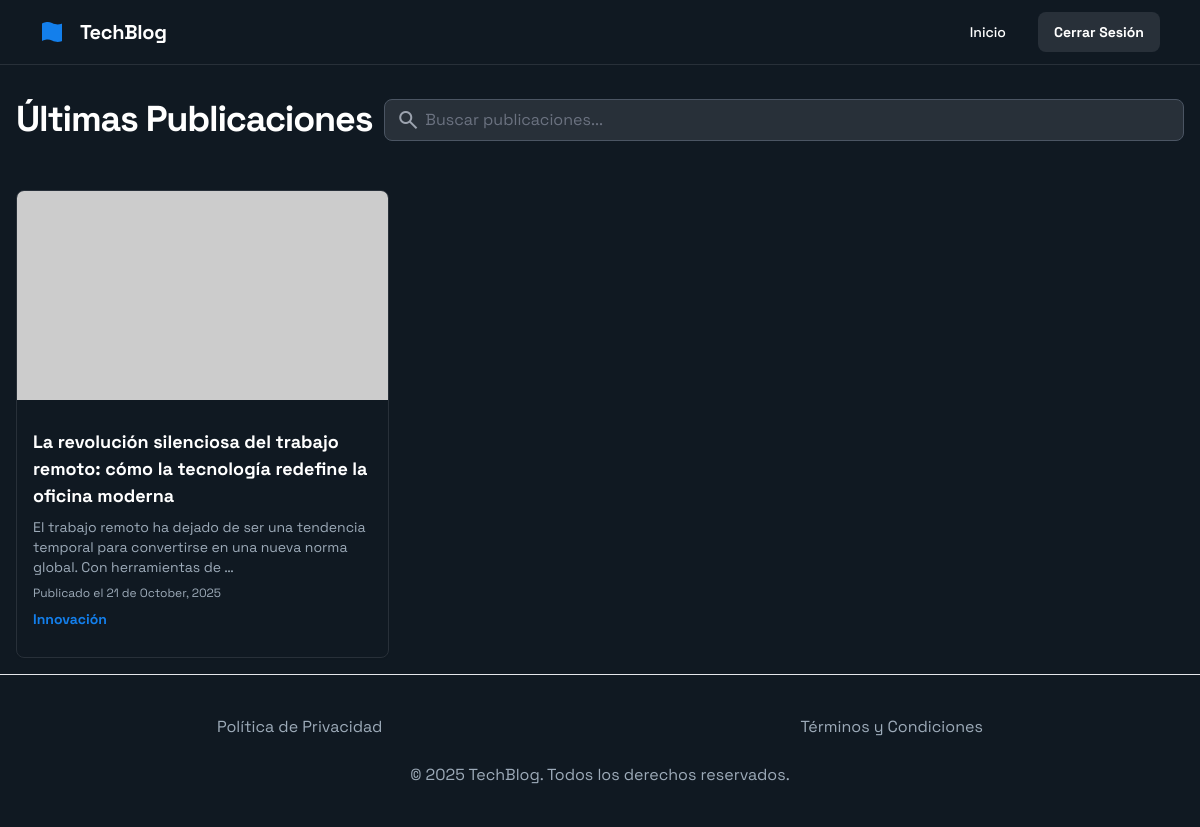
The page /inicio/ on the database its author committed.
### blog/models.py (models this page shows, shortened)
class Post(models.Model):
    titulo = models.CharField(max_length=200)
    contenido = models.TextField()
    fecha_creacion = models.DateTimeField(auto_now_add=True)
    categoria = models.ForeignKey(Categoria, on_delete=models.SET_NULL, null=True, blank=True)

class Categoria(models.Model):
    nombre = models.CharField(max_length=100, unique=True)
    descripcion = models.TextField(blank=True, null=True)
    def __str__(self):
        return self.nombre

### blog/views.py (the view)
# urls.py: path('inicio/', index, name='index'),           # El index ahora está en /inicio/
def index(request):
    consulta = request.GET.get('consulta', '')
    if consulta:
        posts = Post.objects.filter(titulo__icontains=consulta) | Post.objects.filter(categoria__nombre__icontains=consulta)
    else:
        posts = Post.objects.all().order_by('-fecha_creacion')
    return render(request, 'blog/index.html', {'posts': posts, 'consulta': consulta})

### blog/templates/blog/index.html (shortened to what this page needs)
{% extends 'blog/contenido.html' %}
{% block content %}
<header class="flex items-center justify-between whitespace-nowrap border-b border-solid border-gray-200 dark:border-b-[#283039] px-4 sm:px-10 py-3">
    <div class="flex items-center gap-4 text-black dark:text-white">
        <div class="size-6 text-primary">
            <svg fill="none" viewBox="0 0 48 48" xmlns="http://www.w3.org/2000/svg">
                <path d="M4 42.4379C4 42.4379 14.0962 36.0744 24 41.1692C35.0664 46.8624 44 42.2078 44 42.2078L44 7.01134C44 7.01134 35.068 11.6577 24.0031 5.96913C14.0971 0.876274 4 7.27094 4 7.27094L4 42.4379Z" fill="currentColor"></path>
            </svg>
        </div>
        <h2 class="text-xl font-bold leading-tight tracking-[-0.015em]">TechBlog</h2>
    </div>
    <div class="hidden md:flex flex-1 justify-end gap-8">
        <div class="flex items-center gap-9">
            <a class="text-gray-800 dark:text-white text-sm font-medium leading-normal" href="{% url 'index' %}">Inicio</a>
        </div>
        <div class="flex gap-2">
            <a href="{% url 'login_usuario' %}" class="flex min-w-[84px] cursor-pointer items-center justify-center overflow-hidden rounded-lg h-10 px-4 bg-gray-200 dark:bg-[#283039] text-gray-800 dark:text-white text-sm font-bold">Cerrar Sesión</a>
        </div>
    </div>
</header>
<main class="flex-1">
    <div class="flex flex-wrap justify-between items-center gap-3 p-4 py-8">
        <p class="text-gray-900 dark:text-white text-4xl font-black leading-tight tracking-[-0.033em] min-w-72">Últimas Publicaciones</p>
        <form method="get" class="relative min-w-72 flex-grow">
            <input
                type="text"
                name="consulta"
                class="w-full pl-10 pr-4 py-2 rounded-lg border border-gray-300 dark:border-gray-600 bg-white dark:bg-[#283039] text-gray-900 dark:text-white focus:outline-none focus:ring-2 focus:ring-primary"
                placeholder="Buscar publicaciones..."
                value="{{ consulta|default:'' }}"
            />
            <div class="absolute inset-y-0 left-0 pl-3 flex items-center pointer-events-none">
            </div>
        </form>
    </div>
    <div class="grid grid-cols-1 sm:grid-cols-2 lg:grid-cols-3 gap-6 p-4">
        {% for post in posts %}
        <div class="flex flex-col gap-3 pb-3 rounded-lg overflow-hidden shadow-sm hover:shadow-lg transition-shadow duration-300 bg-white dark:bg-background-dark border border-gray-200 dark:border-[#283039]">
            <div class="w-full bg-center bg-no-repeat aspect-video bg-cover" style="background-image: url('https://picsum.photos/seed/{{ post.id }}/400/200');"></div>
            <div class="p-4 flex flex-col flex-1">
                <p class="text-gray-900 dark:text-white text-lg font-bold leading-normal">{{ post.titulo }}</p>
                <p class="text-gray-600 dark:text-[#9dabb9] text-sm mt-2 flex-grow">{{ post.contenido|truncatewords:20 }}</p>
                <p class="text-gray-500 dark:text-[#9dabb9] text-xs mt-2">Publicado el {{ post.fecha_creacion|date:"d \\d\\e F, Y" }}</p>
                <p class="text-primary text-sm font-bold mt-2">{{ post.categoria }}</p>
            </div>
        </div>
        {% empty %}
        <p class="text-center text-gray-600 dark:text-[#9dabb9] col-span-3">No hay publicaciones disponibles.</p>
        {% endfor %}
    </div>
</main>
<footer class="flex flex-col gap-6 px-5 py-10 text-center border-t border-gray-200 dark:border-b-[#283039]">
    <div class="flex flex-wrap items-center justify-center gap-6 md:justify-around">
        <a class="text-gray-600 dark:text-[#9dabb9]" href="#">Política de Privacidad</a>
        <a class="text-gray-600 dark:text-[#9dabb9]" href="#">Términos y Condiciones</a>
    </div>
    <p class="text-gray-600 dark:text-[#9dabb9]">© 2025 TechBlog. Todos los derechos reservados.</p>
</footer>
{% endblock %}

### blog/templates/blog/contenido.html (shortened to what this page needs)
<!DOCTYPE html>
<html class="dark" lang="es">
<head>
    <script src="https://cdn.tailwindcss.com?plugins=forms,container-queries"></script>
</head>
<body class="bg-background-light dark:bg-background-dark font-display">
    <div class="relative flex h-auto min-h-screen w-full flex-col overflow-x-hidden">
        <div class="layout-container flex h-full grow flex-col">
            {% block content %}{% endblock %}
        </div>
    </div>
</body>
</html>

### rows shown on the page
Post: titulo "La revolución silenciosa del trabajo remoto: cómo la tecnología redefine la oficina moderna", contenido "El trabajo remoto ha dejado de ser una tendencia temporal para convertirse en una nueva norma global. Con herramientas de …", fecha_creacion "21 de October, 2025", categoria "Innovación"
